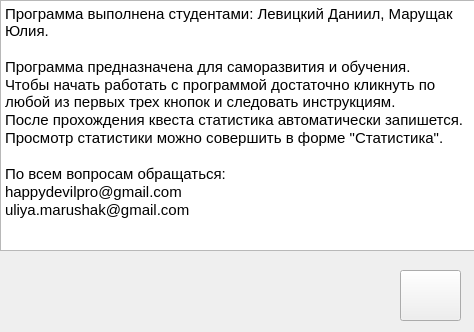
<?xml version="1.0" encoding="UTF-8"?>
<ui version="4.0">
 <class>helpwin</class>
 <widget class="QWidget" name="helpwin">
  <property name="geometry">
   <rect>
    <x>0</x>
    <y>0</y>
    <width>474</width>
    <height>332</height>
   </rect>
  </property>
  <property name="windowTitle">
   <string>Form</string>
  </property>
  <widget class="QPushButton" name="back">
   <property name="geometry">
    <rect>
     <x>400</x>
     <y>270</y>
     <width>61</width>
     <height>51</height>
    </rect>
   </property>
   <property name="cursor">
    <cursorShape>PointingHandCursor</cursorShape>
   </property>
   <property name="text">
    <string/>
   </property>
   <property name="icon">
    <iconset resource="imgfiles.qrc">
     <normaloff>:/images/foto/Button-Delete-icon (1).png</normaloff>:/images/foto/Button-Delete-icon (1).png</iconset>
   </property>
   <property name="iconSize">
    <size>
     <width>45</width>
     <height>45</height>
    </size>
   </property>
  </widget>
  <widget class="QTextBrowser" name="textBrowser">
   <property name="geometry">
    <rect>
     <x>0</x>
     <y>0</y>
     <width>481</width>
     <height>251</height>
    </rect>
   </property>
   <property name="font">
    <font>
     <family>Segoe UI</family>
     <pointsize>11</pointsize>
    </font>
   </property>
   <property name="html">
    <string>&lt;!DOCTYPE HTML PUBLIC &quot;-//W3C//DTD HTML 4.0//EN&quot; &quot;http://www.w3.org/TR/REC-html40/strict.dtd&quot;&gt;
&lt;html&gt;&lt;head&gt;&lt;meta name=&quot;qrichtext&quot; content=&quot;1&quot; /&gt;&lt;style type=&quot;text/css&quot;&gt;
p, li { white-space: pre-wrap; }
&lt;/style&gt;&lt;/head&gt;&lt;body style=&quot; font-family:'Segoe UI'; font-size:11pt; font-weight:400; font-style:normal;&quot;&gt;
&lt;p style=&quot; margin-top:0px; margin-bottom:0px; margin-left:0px; margin-right:0px; -qt-block-indent:0; text-indent:0px;&quot;&gt;&lt;span style=&quot; font-family:'MS Shell Dlg 2';&quot;&gt;Программа выполнена студентами: Левицкий Даниил, Марущак Юлия.&lt;/span&gt;&lt;/p&gt;
&lt;p style=&quot;-qt-paragraph-type:empty; margin-top:0px; margin-bottom:0px; margin-left:0px; margin-right:0px; -qt-block-indent:0; text-indent:0px; font-family:'MS Shell Dlg 2';&quot;&gt;&lt;br /&gt;&lt;/p&gt;
&lt;p style=&quot; margin-top:0px; margin-bottom:0px; margin-left:0px; margin-right:0px; -qt-block-indent:0; text-indent:0px;&quot;&gt;&lt;span style=&quot; font-family:'MS Shell Dlg 2';&quot;&gt;Программа предназначена для саморазвития и обучения.&lt;/span&gt;&lt;/p&gt;
&lt;p style=&quot; margin-top:0px; margin-bottom:0px; margin-left:0px; margin-right:0px; -qt-block-indent:0; text-indent:0px;&quot;&gt;&lt;span style=&quot; font-family:'MS Shell Dlg 2';&quot;&gt;Чтобы начать работать с программой достаточно кликнуть по любой из первых трех кнопок и следовать инструкциям.&lt;/span&gt;&lt;/p&gt;
&lt;p style=&quot; margin-top:0px; margin-bottom:0px; margin-left:0px; margin-right:0px; -qt-block-indent:0; text-indent:0px;&quot;&gt;&lt;span style=&quot; font-family:'MS Shell Dlg 2';&quot;&gt;После прохождения квеста статистика автоматически запишется.&lt;/span&gt;&lt;/p&gt;
&lt;p style=&quot; margin-top:0px; margin-bottom:0px; margin-left:0px; margin-right:0px; -qt-block-indent:0; text-indent:0px;&quot;&gt;&lt;span style=&quot; font-family:'MS Shell Dlg 2';&quot;&gt;Просмотр статистики можно совершить в форме &amp;quot;Статистика&amp;quot;.&lt;/span&gt;&lt;/p&gt;
&lt;p style=&quot;-qt-paragraph-type:empty; margin-top:0px; margin-bottom:0px; margin-left:0px; margin-right:0px; -qt-block-indent:0; text-indent:0px; font-family:'MS Shell Dlg 2';&quot;&gt;&lt;br /&gt;&lt;/p&gt;
&lt;p style=&quot; margin-top:0px; margin-bottom:0px; margin-left:0px; margin-right:0px; -qt-block-indent:0; text-indent:0px;&quot;&gt;&lt;span style=&quot; font-family:'MS Shell Dlg 2';&quot;&gt;По всем вопросам обращаться: &lt;/span&gt;&lt;/p&gt;
&lt;p style=&quot; margin-top:0px; margin-bottom:0px; margin-left:0px; margin-right:0px; -qt-block-indent:0; text-indent:0px;&quot;&gt;&lt;span style=&quot; font-family:'MS Shell Dlg 2';&quot;&gt;happydevilpro@gmail.com&lt;/span&gt;&lt;/p&gt;
&lt;p style=&quot; margin-top:0px; margin-bottom:0px; margin-left:0px; margin-right:0px; -qt-block-indent:0; text-indent:0px;&quot;&gt;&lt;span style=&quot; font-family:'MS Shell Dlg 2';&quot;&gt;uliya.marushak@gmail.com&lt;/span&gt;&lt;/p&gt;&lt;/body&gt;&lt;/html&gt;</string>
   </property>
  </widget>
 </widget>
 <resources>
  <include location="imgfiles.qrc"/>
 </resources>
 <connections>
  <connection>
   <sender>back</sender>
   <signal>clicked()</signal>
   <receiver>helpwin</receiver>
   <slot>close()</slot>
   <hints>
    <hint type="sourcelabel">
     <x>421</x>
     <y>290</y>
    </hint>
    <hint type="destinationlabel">
     <x>363</x>
     <y>291</y>
    </hint>
   </hints>
  </connection>
 </connections>
</ui>
